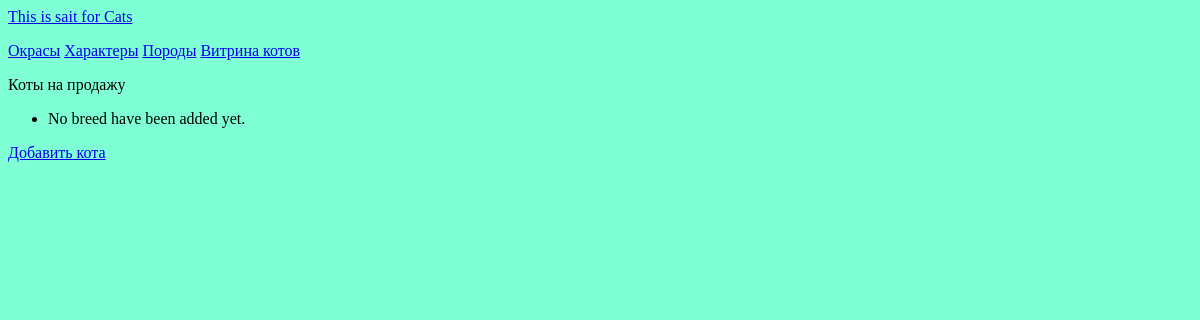
Before: /Cats/cats/ with the older database file.
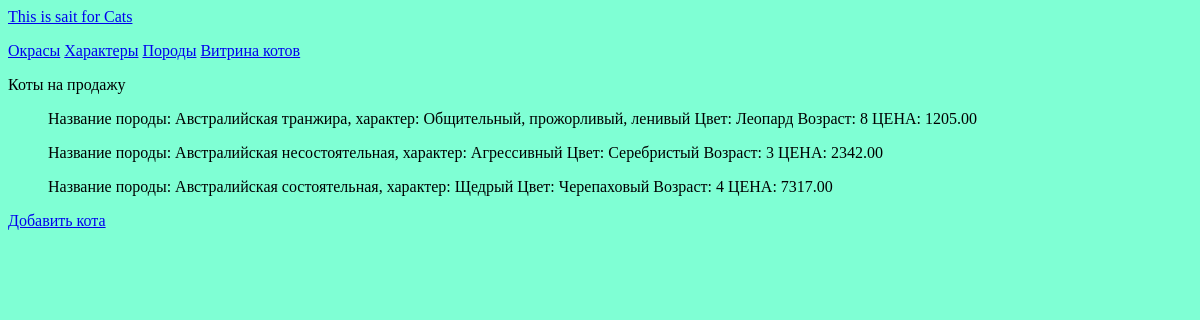
After: the same page with the newer database file.
### Cats/models.py (models this page shows)
class Price(models.Model):
    breed = models.ForeignKey(Breed, on_delete=models.CASCADE, primary_key=False)
    color = models.ForeignKey(Color, on_delete=models.CASCADE, primary_key=False)
    age = models.CharField(max_length=3, unique=True)
    price = models.DecimalField(decimal_places=2, max_digits=10, primary_key=False)
    date_added = models.DateTimeField(auto_now_add=True, primary_key=False)
    def __str__(self):
        return f"{self.breed} Цвет: {self.color} Возраст: {self.age} ЦЕНА: {self.price}"

class Breed(models.Model):
    breed = models.CharField(max_length=40, unique=True)
    temperament = models.ForeignKey(
        Temperament, on_delete=models.CASCADE, primary_key=False)
    def __str__(self):
        return f"Название породы: {self.breed}, характер: {self.temperament}"

class Temperament(models.Model):
    temperament = models.CharField(max_length=100, unique=True)
    def __str__(self):
        return f"{self.temperament}"

class Color(models.Model):
    color = models.CharField(max_length=20, unique=True)
    def __str__(self):
        return f"{self.color}"

### Cats/views.py (the view)
# urls.py: path("cats/", views.allcats, name="allcats"),
def allcats(request):
    listcats = Price.objects.all()
    mapper = {"LIST": listcats}
    return render(request, "Cats/allcats.html", mapper)

### Cats/templates/Cats/allcats.html
{% extends "Cats/base.html" %}
{% block content %}
  <p>Коты на продажу</p>
  <ul>
    {% for cat in LIST %}
    <p>{{ cat }}</p>
    {% empty %}
      <li>No breed have been added yet.</li>
    {% endfor %}
  </ul>
  <p><a href="{% url "Cats:addCat" %}">Добавить кота</a></p>
{% endblock content %}

Changed rows visible on the page:
added Price: breed+color+age "Название породы: Австралийская транжира, характер: Общительный, прожорливый, ленивый Цвет: Леопард Возраст: 8 ЦЕНА: 1205.00"
added Price: breed+color+age "Название породы: Австралийская несостоятельная, характер: Агрессивный Цвет: Серебристый Возраст: 3 ЦЕНА: 2342.00"
added Price: breed+color+age "Название породы: Австралийская состоятельная, характер: Щедрый Цвет: Черепаховый Возраст: 4 ЦЕНА: 7317.00"
Other visible differences:
text no longer shown: "No breed have been added yet."
